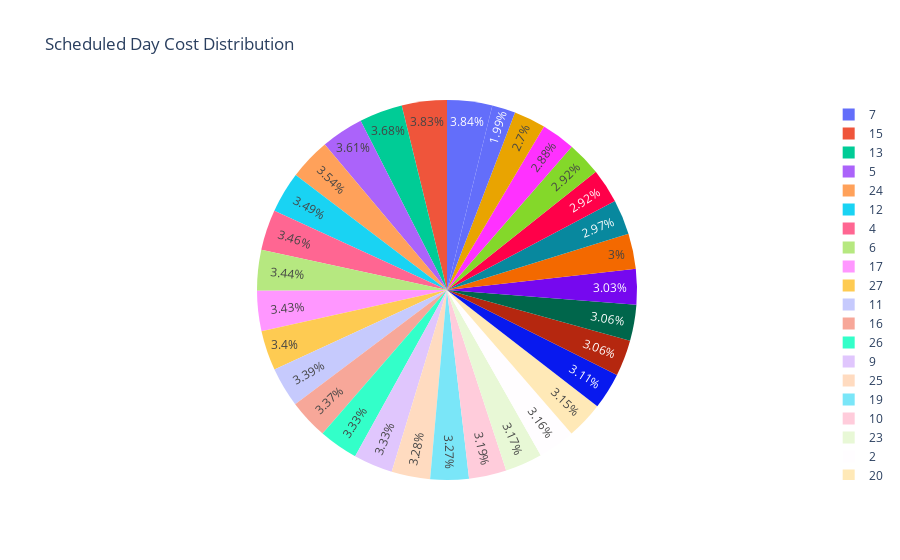

Notebook code cell kept with this figure:
### Markdown cell above
Doesn't matter much on the delivery day.

### Code cell
fig = px.pie(df, values='Cost', names='Scheduled_day', title='Scheduled Day Cost Distribution')
fig.show()

### Figure 1 — Plotly figure (JSON) as saved in the notebook; plotly's stock layout.template omitted (floating-point values rounded to 4 significant figures; data arrays with more than 128 entries replaced by an {"elided": "..."} marker saying what was removed)
{"data": [{"domain": {"x": [0, 1], "y": [0, 1]}, "hovertemplate": "Scheduled_day=%{label}<br>Cost=%{value}<extra></extra>", "labels": {"elided": "6500 int values"}, "legendgroup": "", "name": "", "showlegend": true, "type": "pie", "values": {"elided": "6500 float values"}}], "layout": {"legend": {"tracegroupgap": 0}, "title": {"text": "Scheduled Day Cost Distribution"}}}
